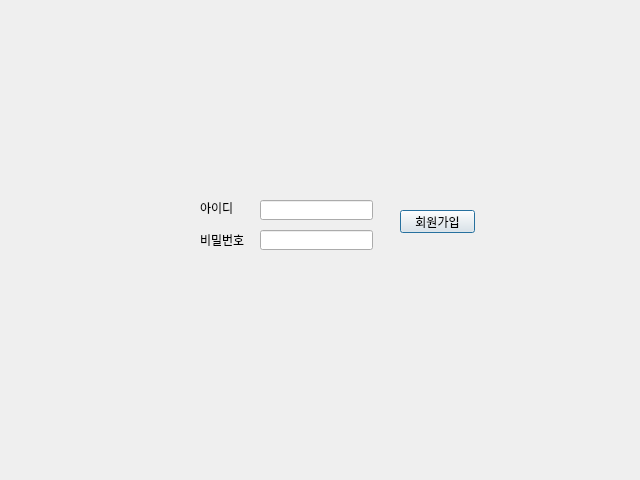
<?xml version="1.0" encoding="UTF-8"?>
<ui version="4.0">
 <class>Dialog</class>
 <widget class="QDialog" name="Dialog">
  <property name="geometry">
   <rect>
    <x>0</x>
    <y>0</y>
    <width>640</width>
    <height>480</height>
   </rect>
  </property>
  <property name="windowTitle">
   <string>Dialog</string>
  </property>
  <widget class="QPushButton" name="button_join">
   <property name="geometry">
    <rect>
     <x>400</x>
     <y>210</y>
     <width>75</width>
     <height>23</height>
    </rect>
   </property>
   <property name="text">
    <string>회원가입</string>
   </property>
  </widget>
  <widget class="QLabel" name="label0">
   <property name="geometry">
    <rect>
     <x>200</x>
     <y>200</y>
     <width>56</width>
     <height>16</height>
    </rect>
   </property>
   <property name="text">
    <string>아이디</string>
   </property>
   <property name="buddy">
    <cstring>edit0</cstring>
   </property>
  </widget>
  <widget class="QLineEdit" name="edit0">
   <property name="geometry">
    <rect>
     <x>260</x>
     <y>200</y>
     <width>113</width>
     <height>20</height>
    </rect>
   </property>
  </widget>
  <widget class="QLineEdit" name="edit1">
   <property name="enabled">
    <bool>true</bool>
   </property>
   <property name="geometry">
    <rect>
     <x>260</x>
     <y>230</y>
     <width>113</width>
     <height>20</height>
    </rect>
   </property>
   <property name="echoMode">
    <enum>QLineEdit::Password</enum>
   </property>
  </widget>
  <widget class="QLabel" name="label1">
   <property name="geometry">
    <rect>
     <x>200</x>
     <y>230</y>
     <width>56</width>
     <height>20</height>
    </rect>
   </property>
   <property name="text">
    <string>비밀번호</string>
   </property>
   <property name="buddy">
    <cstring>edit1</cstring>
   </property>
  </widget>
  <widget class="QLabel" name="label">
   <property name="geometry">
    <rect>
     <x>0</x>
     <y>0</y>
     <width>640</width>
     <height>480</height>
    </rect>
   </property>
   <property name="text">
    <string/>
   </property>
   <property name="pixmap">
    <pixmap>골라서.png</pixmap>
   </property>
  </widget>
  <zorder>label</zorder>
  <zorder>button_join</zorder>
  <zorder>label0</zorder>
  <zorder>edit0</zorder>
  <zorder>edit1</zorder>
  <zorder>label1</zorder>
 </widget>
 <resources/>
 <connections/>
</ui>
